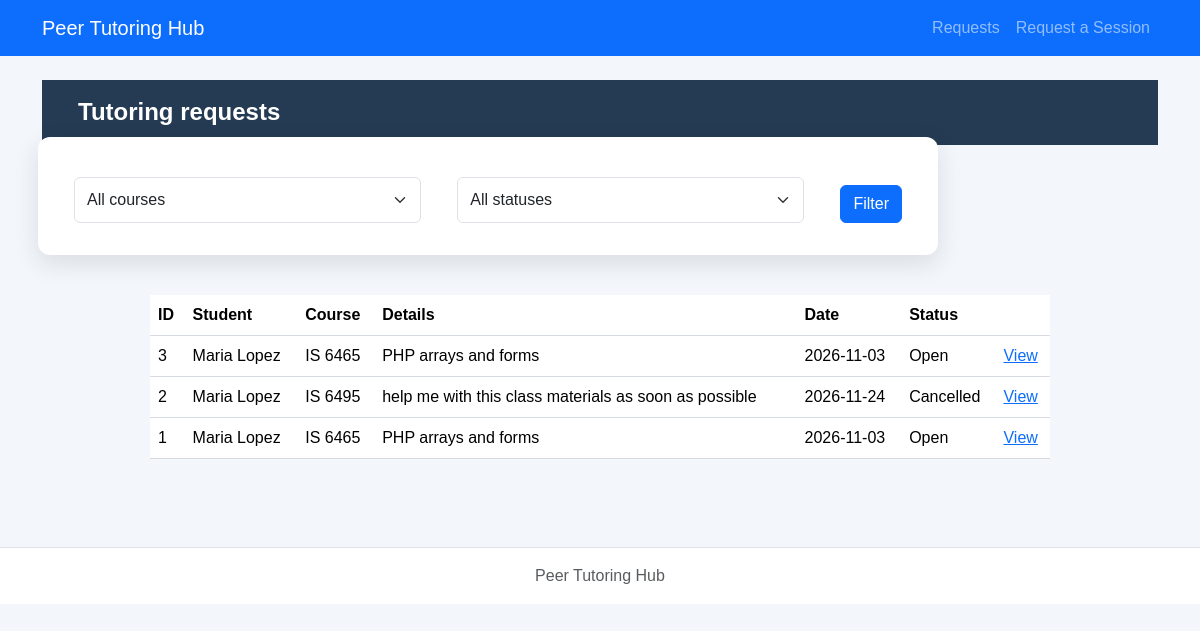
/lab6/php/requests.php, run on an earlier commit of the app's database.
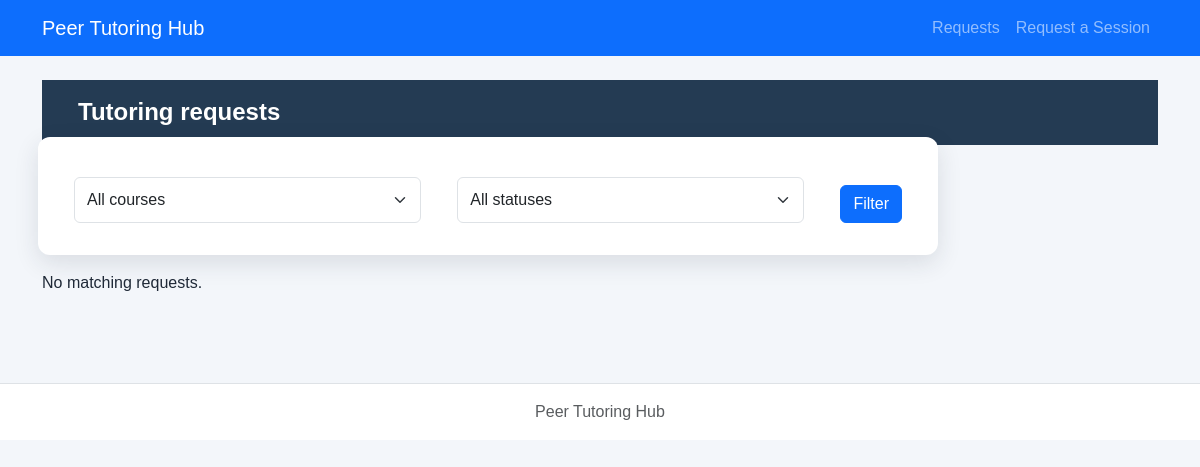
And on a later commit of the database.
### tables this page shows
CREATE TABLE tutoring_requests (
    request_id INTEGER PRIMARY KEY,
    student_id INTEGER NOT NULL,
    course TEXT NOT NULL,
    topic TEXT NOT NULL,
    preferred_date TEXT NOT NULL,
    preferred_time TEXT NOT NULL,
    status TEXT NOT NULL DEFAULT 'Open' CHECK(status IN ('Open','Cancelled','Assigned','Completed')),
    created_at TEXT NOT NULL DEFAULT CURRENT_TIMESTAMP,
    FOREIGN KEY(student_id) REFERENCES students(student_id)
);

CREATE TABLE students (
    student_id INTEGER PRIMARY KEY,
    student_name TEXT NOT NULL,
    student_email TEXT NOT NULL UNIQUE,
    user_id INTEGER,
    FOREIGN KEY(user_id) REFERENCES users(user_id)
);

### lab6/config/db.php (called while the page is built)
<?php
function openDatabase($path = null) {
    if ($path === null) {
        $path = dirname(__DIR__) . '/database/tutoring.db';
    }
    $pdo = new PDO('sqlite:' . $path);
    $pdo->setAttribute(PDO::ATTR_ERRMODE, PDO::ERRMODE_EXCEPTION);
    $pdo->setAttribute(PDO::ATTR_DEFAULT_FETCH_MODE, PDO::FETCH_ASSOC);
    $pdo->exec('PRAGMA foreign_keys = ON');
    return $pdo;
}

### lab6/repositories/requestPDO.php (called while the page is built, shortened)
<?php
function listRequests($pdo, $course = '', $status = '') {
    $sql='SELECT r.*,s.student_name FROM tutoring_requests r JOIN students s ON r.student_id=s.student_id WHERE 1=1';$args=[];
    $sql.=' ORDER BY r.request_id DESC';$stmt=$pdo->prepare($sql);$stmt->execute($args);return $stmt->fetchAll();
}

### lab6/services/requestService.php (called while the page is built, shortened)
<?php
require_once dirname(__DIR__).'/repositories/requestPDO.php';
function escapeHtml($v) {return htmlspecialchars((string)$v,ENT_QUOTES,'UTF-8');}
function decodeTopic($topic) {
    $v=json_decode($topic,true);
    return is_array($v)&&isset($v['reason'])&&is_array($v['topics']??null) ? $v : ['reason'=>$topic,'topics'=>[]];
}

### lab6/php/requests.php (the view, shortened to what this page needs)
<?php
require_once __DIR__.'/../config/db.php';require_once __DIR__.'/../services/requestService.php';
$course=trim((string)($_GET['course']??''));$status=(string)($_GET['status']??'');
$rows=listRequests(openDatabase(),$course,$status);
require __DIR__.'/../includes/header.php';require __DIR__.'/../includes/nav.php';?>
<main class="container py-4"><h1>Tutoring requests</h1>
<form method="get" class="row g-2 mb-3"><div class="col"><select class="form-select" name="course"><option value="">All courses</option></select></div><div class="col"><select class="form-select" name="status"><option value="">All statuses</option></select></div><div class="col-auto"><button class="btn btn-primary">Filter</button></div></form>
<?php if(!$rows):?><p>No matching requests.</p><?php else:?><table class="table"><thead><tr><th>ID</th><th>Student</th><th>Course</th><th>Details</th><th>Date</th><th>Status</th><th></th></tr></thead><tbody><?php foreach($rows as $r):$topic=decodeTopic($r['topic']);?><tr><td><?= (int)$r['request_id']?></td><td><?=escapeHtml($r['student_name'])?></td><td><?=escapeHtml($r['course'])?></td><td><?=escapeHtml($topic['reason'])?></td><td><?=escapeHtml($r['preferred_date'])?></td><td><?=escapeHtml($r['status'])?></td><td><a href="request-details.php?request_id=<?=(int)$r['request_id']?>">View</a></td></tr><?php endforeach;?></tbody></table><?php endif;?></main><?php require __DIR__.'/../includes/footer.php';?>

### lab6/includes/header.php (shortened to what this page needs)
<!doctype html>
<html lang="en">
<head>
  <link href="https://cdn.jsdelivr.net/npm/bootstrap@5.3.3/dist/css/bootstrap.min.css" rel="stylesheet">
  <link rel="stylesheet" href="../css/styles.css">
</head>
<body>

### lab6/includes/nav.php
<nav class="navbar navbar-expand-lg navbar-dark bg-primary">
  <div class="container">
    <a class="navbar-brand" href="../index.php">Peer Tutoring Hub</a>
    <div class="navbar-nav">
      <a class="nav-link" href="requests.php">Requests</a>
      <a class="nav-link" href="request-form.php">Request a Session</a>
    </div>
  </div>
</nav>

### lab6/includes/footer.php (shortened to what this page needs)
<footer class="border-top mt-5 py-3 text-center text-muted">
  <div class="container">Peer Tutoring Hub</div>
</footer>
</body>
</html>

### lab6/css/styles.css (style rules this page uses)
* { box-sizing: border-box; }
body { margin: 0; min-height: 100vh; font-family: Arial, Helvetica, sans-serif; color: #1f2937; background-color: #f3f6fa; }
h1 { margin: 0; padding: 18px 36px; color: #ffffff; font-size: 24px; font-weight: 700; background-color: #243b53; }
main form { max-width: 900px; margin: 42px auto; padding: 32px; display: grid; grid-template-columns: 1fr 1fr; gap: 18px 28px; background-color: #ffffff; border-radius: 12px; box-shadow: 0 8px 24px rgba(31, 41, 55, 0.12); }
main form input:not([type="checkbox"]):not([type="radio"]), main form select, main form textarea { width: 100%; min-height: 46px; padding: 10px 14px; color: #374151; font: inherit; background-color: #ffffff; border: 1px solid #aeb8c5; border-radius: 8px; }
main form button { grid-column: 1 / -1; grid-row: 6; justify-self: start; margin-top: 8px; padding: 13px 26px; color: #ffffff; font-size: 16px; font-weight: 700; background-color: #d60000; border: 0; border-radius: 8px; cursor: pointer; }
footer { padding: 22px; color: #52606d; text-align: center; background-color: #ffffff; border-top: 1px solid #d6dbe2; }
table { width: calc(100% - 80px); max-width: 900px; margin: 40px auto; border-collapse: collapse; background-color: #ffffff; }
th, td { padding: 14px 16px; text-align: left; border-bottom: 1px solid #d6dbe2; }
th { background-color: #eef1f4; }

What changed in the data, as far as the page shows it:
removed tutoring_requests: request_id "3", student.student_name "Maria Lopez", course "IS 6465", topic "PHP arrays and forms", preferred_date "2026-11-03", status "Open"
removed tutoring_requests: request_id "2", student.student_name "Maria Lopez", course "IS 6495", topic "help me with this class materials as soon as possible", preferred_date "2026-11-24", status "Cancelled"
removed tutoring_requests: request_id "1", student.student_name "Maria Lopez", course "IS 6465", topic "PHP arrays and forms", preferred_date "2026-11-03", status "Open"
Also different on the page:
text no longer shown: "ID Student Course Details Date Status"
text now shown: "No matching requests."
